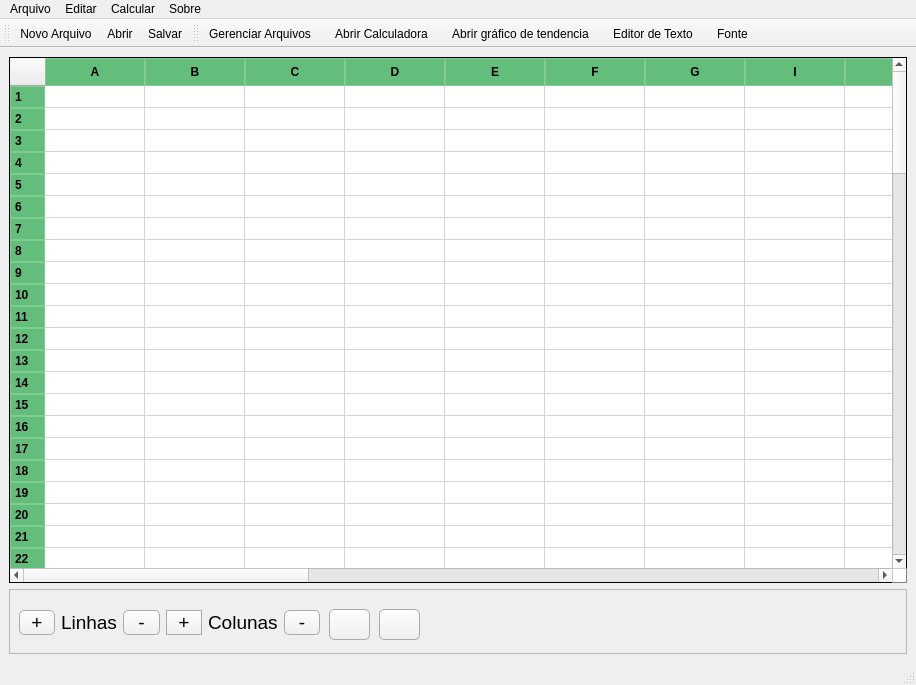
<?xml version="1.0" encoding="UTF-8"?>
<ui version="4.0">
 <class>MainWindow</class>
 <widget class="QMainWindow" name="MainWindow">
  <property name="geometry">
   <rect>
    <x>0</x>
    <y>0</y>
    <width>916</width>
    <height>685</height>
   </rect>
  </property>
  <property name="sizePolicy">
   <sizepolicy hsizetype="Expanding" vsizetype="Expanding">
    <horstretch>0</horstretch>
    <verstretch>0</verstretch>
   </sizepolicy>
  </property>
  <property name="minimumSize">
   <size>
    <width>500</width>
    <height>500</height>
   </size>
  </property>
  <property name="windowTitle">
   <string>MainWindow</string>
  </property>
  <property name="windowIcon">
   <iconset>
    <normaloff>../icon.ico</normaloff>../icon.ico</iconset>
  </property>
  <property name="animated">
   <bool>true</bool>
  </property>
  <widget class="QWidget" name="centralwidget">
   <layout class="QVBoxLayout" name="verticalLayout">
    <item>
     <layout class="QHBoxLayout" name="horizontalLayout_2">
      <item>
       <layout class="QVBoxLayout" name="verticalLayout_3">
        <item>
         <widget class="QTableWidget" name="mainSheetTable">
          <property name="sizePolicy">
           <sizepolicy hsizetype="Expanding" vsizetype="Expanding">
            <horstretch>0</horstretch>
            <verstretch>0</verstretch>
           </sizepolicy>
          </property>
          <property name="autoFillBackground">
           <bool>false</bool>
          </property>
          <property name="styleSheet">
           <string notr="true">/* Table background and borders */
QTableWidget {
    background-color: #ffffff; /* Cor de fundo branca */
    border: 1px solid #000000; /* Borda preta */
    border-radius: 0px; /* Sem arredondamento de cantos */
    gridline-color: #d4d4d4; /* Cor das linhas da grade */
}

/* Styling for table items */
QTableWidget::item {
    border: none; /* Sem borda */
    color: #000000; /* Cor do texto preto */
    font-size: 10pt; /* Tamanho da fonte */
}

/* Hover effect on table items */
QTableWidget::item:hover {
    background-color: #d9e4f7; /* Cor de fundo azul claro ao passar o mouse */
}

/* Styling for header sections */
QHeaderView::section {
    background-color: #63BE7B ; /* Cor de fundo cinza claro */
    color: #000000; /* Cor do texto preto */
    font-weight: bold; /* Texto em negrito */
    border: 1px solid #82CB95 ; /* Borda cinza */
    padding: 4px; /* Preenchimento interno */
}

/* Selected items */
QTableWidget::item:selected {
    border: 1px solid #aeaeae; /* Cor de fundo azul escuro para itens selecionados */
	background-color: #e3e3e3;
}
</string>
          </property>
          <property name="frameShape">
           <enum>QFrame::StyledPanel</enum>
          </property>
          <property name="frameShadow">
           <enum>QFrame::Sunken</enum>
          </property>
          <property name="sizeAdjustPolicy">
           <enum>QAbstractScrollArea::AdjustIgnored</enum>
          </property>
          <property name="dragDropMode">
           <enum>QAbstractItemView::DragDrop</enum>
          </property>
          <property name="selectionMode">
           <enum>QAbstractItemView::ExtendedSelection</enum>
          </property>
          <property name="rowCount">
           <number>100</number>
          </property>
          <property name="columnCount">
           <number>24</number>
          </property>
          <attribute name="horizontalHeaderDefaultSectionSize">
           <number>100</number>
          </attribute>
          <attribute name="horizontalHeaderShowSortIndicator" stdset="0">
           <bool>false</bool>
          </attribute>
          <attribute name="verticalHeaderDefaultSectionSize">
           <number>22</number>
          </attribute>
          <attribute name="verticalHeaderMinimumSectionSize">
           <number>22</number>
          </attribute>
          <attribute name="verticalHeaderShowSortIndicator" stdset="0">
           <bool>false</bool>
          </attribute>
          <row/>
          <row/>
          <row/>
          <row/>
          <row/>
          <row/>
          <row/>
          <row/>
          <row/>
          <row/>
          <row/>
          <row/>
          <row/>
          <row/>
          <row/>
          <row/>
          <row/>
          <row/>
          <row/>
          <row/>
          <row/>
          <row/>
          <row/>
          <row/>
          <row/>
          <row/>
          <row/>
          <row/>
          <row/>
          <row/>
          <row/>
          <row/>
          <row/>
          <row/>
          <row/>
          <row/>
          <row/>
          <row/>
          <row/>
          <row/>
          <row/>
          <row/>
          <row/>
          <row/>
          <row/>
          <row/>
          <row/>
          <row/>
          <row/>
          <row/>
          <row/>
          <row/>
          <row/>
          <row/>
          <row/>
          <row/>
          <row/>
          <row/>
          <row/>
          <row/>
          <row/>
          <row/>
          <row/>
          <row/>
          <row/>
          <row/>
          <row/>
          <row/>
          <row/>
          <row/>
          <row/>
          <row/>
          <row/>
          <row/>
          <row/>
          <row/>
          <row/>
          <row/>
          <row/>
          <row/>
          <row/>
          <row/>
          <row/>
          <row/>
          <row/>
          <row/>
          <row/>
          <row/>
          <row/>
          <row/>
          <row/>
          <row/>
          <row/>
          <row/>
          <row/>
          <row/>
          <row/>
          <row/>
          <row/>
          <row/>
          <column>
           <property name="text">
            <string>A</string>
           </property>
          </column>
          <column>
           <property name="text">
            <string>B</string>
           </property>
          </column>
          <column>
           <property name="text">
            <string>C</string>
           </property>
          </column>
          <column>
           <property name="text">
            <string>D</string>
           </property>
          </column>
          <column>
           <property name="text">
            <string>E</string>
           </property>
          </column>
          <column>
           <property name="text">
            <string>F</string>
           </property>
          </column>
          <column>
           <property name="text">
            <string>G</string>
           </property>
          </column>
          <column>
           <property name="text">
            <string>I</string>
           </property>
          </column>
          <column>
           <property name="text">
            <string>J</string>
           </property>
          </column>
          <column>
           <property name="text">
            <string>K</string>
           </property>
          </column>
          <column>
           <property name="text">
            <string>L</string>
           </property>
          </column>
          <column>
           <property name="text">
            <string>M</string>
           </property>
          </column>
          <column>
           <property name="text">
            <string>N</string>
           </property>
          </column>
          <column>
           <property name="text">
            <string>O</string>
           </property>
          </column>
          <column>
           <property name="text">
            <string>P</string>
           </property>
          </column>
          <column>
           <property name="text">
            <string>Q</string>
           </property>
          </column>
          <column>
           <property name="text">
            <string>R</string>
           </property>
          </column>
          <column>
           <property name="text">
            <string>S</string>
           </property>
          </column>
          <column>
           <property name="text">
            <string>T</string>
           </property>
          </column>
          <column>
           <property name="text">
            <string>U</string>
           </property>
          </column>
          <column>
           <property name="text">
            <string>V</string>
           </property>
          </column>
          <column>
           <property name="text">
            <string>W</string>
           </property>
          </column>
          <column>
           <property name="text">
            <string>X</string>
           </property>
          </column>
          <column>
           <property name="text">
            <string>Z</string>
           </property>
          </column>
         </widget>
        </item>
       </layout>
      </item>
     </layout>
    </item>
    <item>
     <widget class="QFrame" name="configSheetTable">
      <property name="minimumSize">
       <size>
        <width>0</width>
        <height>65</height>
       </size>
      </property>
      <property name="maximumSize">
       <size>
        <width>16777215</width>
        <height>100</height>
       </size>
      </property>
      <property name="frameShape">
       <enum>QFrame::StyledPanel</enum>
      </property>
      <property name="frameShadow">
       <enum>QFrame::Raised</enum>
      </property>
      <widget class="QPushButton" name="changeTextColorBtn">
       <property name="geometry">
        <rect>
         <x>320</x>
         <y>20</y>
         <width>41</width>
         <height>31</height>
        </rect>
       </property>
       <property name="styleSheet">
        <string notr="true">QPushButton {
    border-radius: 5px;
    border: 1px solid rgb(171, 171, 171);
    background: qlineargradient(spread:pad, x1:0, y1:0, x2:0, y2:1, stop:0 rgba(253, 253, 253, 255), stop:1 rgba(239, 239, 239, 255));
    transition: background-color 0.3s ease; /* Add transition effect */
}

QPushButton:hover {
    background: qlineargradient(spread:pad, x1:0, y1:0, x2:0, y2:1, stop:0 rgba(239, 239, 239, 255), stop:1 rgba(253, 253, 253, 255));
    border: 1px solid rgb(171, 171, 171); /* Optional: Add border color on hover */
}
</string>
       </property>
       <property name="text">
        <string/>
       </property>
       <property name="icon">
        <iconset>
         <normaloff>../img/icons/font_color.png</normaloff>../img/icons/font_color.png</iconset>
       </property>
      </widget>
      <widget class="QPushButton" name="changeCellColorBtn">
       <property name="geometry">
        <rect>
         <x>370</x>
         <y>20</y>
         <width>41</width>
         <height>31</height>
        </rect>
       </property>
       <property name="styleSheet">
        <string notr="true">QPushButton {
    border-radius: 5px;
    border: 1px solid rgb(171, 171, 171);
    background: qlineargradient(spread:pad, x1:0, y1:0, x2:0, y2:1, stop:0 rgba(253, 253, 253, 255), stop:1 rgba(239, 239, 239, 255));
}

QPushButton:hover {
    background: qlineargradient(spread:pad, x1:0, y1:0, x2:0, y2:1, stop:0 rgba(239, 239, 239, 255), stop:1 rgba(253, 253, 253, 255));
    border: 1px solid rgb(171, 171, 171); /* Optional: Add border color on hover */
}</string>
       </property>
       <property name="text">
        <string/>
       </property>
       <property name="icon">
        <iconset>
         <normaloff>../img/icons/fill_color.png</normaloff>../img/icons/fill_color.png</iconset>
       </property>
       <property name="iconSize">
        <size>
         <width>24</width>
         <height>24</height>
        </size>
       </property>
      </widget>
      <widget class="QWidget" name="layoutWidget_2">
       <property name="geometry">
        <rect>
         <x>10</x>
         <y>20</y>
         <width>301</width>
         <height>27</height>
        </rect>
       </property>
       <layout class="QHBoxLayout" name="horizontalLayout_3">
        <item>
         <widget class="QPushButton" name="addRowBtn">
          <property name="font">
           <font>
            <pointsize>14</pointsize>
           </font>
          </property>
          <property name="statusTip">
           <string>Adicionar linha à planilha</string>
          </property>
          <property name="styleSheet">
           <string notr="true">QPushButton {
    border-radius: 5px;
    border: 1px solid rgb(171, 171, 171);
    background: qlineargradient(spread:pad, x1:0, y1:0, x2:0, y2:1, stop:0 rgba(253, 253, 253, 255), stop:1 rgba(239, 239, 239, 255));
}

QPushButton:hover {
    background: qlineargradient(spread:pad, x1:0, y1:0, x2:0, y2:1, stop:0 rgba(239, 239, 239, 255), stop:1 rgba(253, 253, 253, 255));
    border: 1px solid rgb(171, 171, 171); /* Optional: Add border color on hover */
}</string>
          </property>
          <property name="text">
           <string>+</string>
          </property>
         </widget>
        </item>
        <item>
         <widget class="QLabel" name="row_label_2">
          <property name="font">
           <font>
            <family>Segoe UI</family>
            <pointsize>14</pointsize>
           </font>
          </property>
          <property name="text">
           <string>Linhas</string>
          </property>
         </widget>
        </item>
        <item>
         <widget class="QPushButton" name="rmRowBtn">
          <property name="font">
           <font>
            <pointsize>14</pointsize>
           </font>
          </property>
          <property name="statusTip">
           <string>Remover linha da planilha</string>
          </property>
          <property name="styleSheet">
           <string notr="true">QPushButton {
    border-radius: 5px;
    border: 1px solid rgb(171, 171, 171);
    background: qlineargradient(spread:pad, x1:0, y1:0, x2:0, y2:1, stop:0 rgba(253, 253, 253, 255), stop:1 rgba(239, 239, 239, 255));
}

QPushButton:hover {
    background: qlineargradient(spread:pad, x1:0, y1:0, x2:0, y2:1, stop:0 rgba(239, 239, 239, 255), stop:1 rgba(253, 253, 253, 255));
    border: 1px solid rgb(171, 171, 171); /* Optional: Add border color on hover */
}</string>
          </property>
          <property name="text">
           <string>-</string>
          </property>
         </widget>
        </item>
        <item>
         <widget class="QPushButton" name="addColBtn">
          <property name="font">
           <font>
            <pointsize>14</pointsize>
           </font>
          </property>
          <property name="statusTip">
           <string>Adicionar coluna à planilha</string>
          </property>
          <property name="styleSheet">
           <string notr="true">QPushButton {
    border-radius:15px;
    border: 1px solid rgb(171, 171, 171);
    background: qlineargradient(spread:pad, x1:0, y1:0, x2:0, y2:1, stop:0 rgba(253, 253, 253, 255), stop:1 rgba(239, 239, 239, 255));
}

QPushButton:hover {
    background: qlineargradient(spread:pad, x1:0, y1:0, x2:0, y2:1, stop:0 rgba(239, 239, 239, 255), stop:1 rgba(253, 253, 253, 255));
    border: 1px solid rgb(171, 171, 171); /* Optional: Add border color on hover */
}</string>
          </property>
          <property name="text">
           <string>+</string>
          </property>
         </widget>
        </item>
        <item>
         <widget class="QLabel" name="col_label_2">
          <property name="font">
           <font>
            <family>Segoe UI</family>
            <pointsize>14</pointsize>
           </font>
          </property>
          <property name="text">
           <string>Colunas</string>
          </property>
         </widget>
        </item>
        <item>
         <widget class="QPushButton" name="rmColBtn">
          <property name="font">
           <font>
            <pointsize>14</pointsize>
           </font>
          </property>
          <property name="statusTip">
           <string>Remover coluna da planilha</string>
          </property>
          <property name="styleSheet">
           <string notr="true">QPushButton {
    border-radius: 5px;
    border: 1px solid rgb(171, 171, 171);
    background: qlineargradient(spread:pad, x1:0, y1:0, x2:0, y2:1, stop:0 rgba(253, 253, 253, 255), stop:1 rgba(239, 239, 239, 255));
}

QPushButton:hover {
    background: qlineargradient(spread:pad, x1:0, y1:0, x2:0, y2:1, stop:0 rgba(239, 239, 239, 255), stop:1 rgba(253, 253, 253, 255));
    border: 1px solid rgb(171, 171, 171); /* Optional: Add border color on hover */
}</string>
          </property>
          <property name="text">
           <string>-</string>
          </property>
         </widget>
        </item>
       </layout>
      </widget>
     </widget>
    </item>
   </layout>
  </widget>
  <widget class="QMenuBar" name="menubar">
   <property name="geometry">
    <rect>
     <x>0</x>
     <y>0</y>
     <width>916</width>
     <height>21</height>
    </rect>
   </property>
   <widget class="QMenu" name="menuFile">
    <property name="title">
     <string>Arquivo</string>
    </property>
    <addaction name="actionNew"/>
    <addaction name="actionAbrir"/>
    <addaction name="actionSalvar"/>
    <addaction name="separator"/>
    <addaction name="actionSair"/>
   </widget>
   <widget class="QMenu" name="menuEditar">
    <property name="title">
     <string>Editar</string>
    </property>
    <addaction name="actionGerenciar_Arquivos"/>
    <addaction name="actionEditor_de_Texto"/>
   </widget>
   <widget class="QMenu" name="menuCalcular">
    <property name="title">
     <string>Calcular</string>
    </property>
    <addaction name="actionCalculadora"/>
    <addaction name="actionTendencyPlot"/>
    <addaction name="actionClassificacao_de_Fluidos"/>
    <addaction name="actionTOMI_index"/>
   </widget>
   <widget class="QMenu" name="menuSobre">
    <property name="title">
     <string>Sobre</string>
    </property>
    <addaction name="actionAjuda"/>
    <addaction name="actionSobre"/>
   </widget>
   <addaction name="menuFile"/>
   <addaction name="menuEditar"/>
   <addaction name="menuCalcular"/>
   <addaction name="menuSobre"/>
  </widget>
  <widget class="QStatusBar" name="statusbar"/>
  <widget class="QToolBar" name="toolBar">
   <property name="windowTitle">
    <string>toolBar</string>
   </property>
   <attribute name="toolBarArea">
    <enum>TopToolBarArea</enum>
   </attribute>
   <attribute name="toolBarBreak">
    <bool>false</bool>
   </attribute>
   <addaction name="newFileToolbar"/>
   <addaction name="actionAbrirToolbar"/>
   <addaction name="actionSaveToolbar"/>
  </widget>
  <widget class="QToolBar" name="toolBar_2">
   <property name="windowTitle">
    <string>toolBar_2</string>
   </property>
   <property name="styleSheet">
    <string notr="true">QToolBar {
    icon-size: 32px; /* Set the icon size */
    spacing: 10px; /* Set the spacing between items */
}</string>
   </property>
   <attribute name="toolBarArea">
    <enum>TopToolBarArea</enum>
   </attribute>
   <attribute name="toolBarBreak">
    <bool>false</bool>
   </attribute>
   <addaction name="actionManageFilesToolbar"/>
   <addaction name="actionOpenCalculatorToolbar"/>
   <addaction name="actionTendencyPlotToolbar"/>
   <addaction name="actionCodeEditorToolbar"/>
   <addaction name="actionChangeFontToolbar"/>
  </widget>
  <action name="actionNew">
   <property name="text">
    <string>Novo</string>
   </property>
  </action>
  <action name="actionAbrir">
   <property name="text">
    <string>Abrir</string>
   </property>
  </action>
  <action name="actionSalvar">
   <property name="text">
    <string>Salvar</string>
   </property>
  </action>
  <action name="actionSair">
   <property name="text">
    <string>Sair</string>
   </property>
  </action>
  <action name="actionGerenciar_Arquivos">
   <property name="text">
    <string>Gerenciar Arquivos</string>
   </property>
  </action>
  <action name="actionEditor_de_Texto">
   <property name="text">
    <string>Editor de Texto</string>
   </property>
  </action>
  <action name="actionCalculadora">
   <property name="text">
    <string>Gráfico Simples</string>
   </property>
  </action>
  <action name="actionTOMI_index">
   <property name="text">
    <string>TOMI Index</string>
   </property>
  </action>
  <action name="actionAjuda">
   <property name="text">
    <string>Ajuda</string>
   </property>
  </action>
  <action name="actionSobre">
   <property name="text">
    <string>Sobre</string>
   </property>
  </action>
  <action name="newFileToolbar">
   <property name="icon">
    <iconset>
     <normaloff>../img/icons/new_file.png</normaloff>../img/icons/new_file.png</iconset>
   </property>
   <property name="text">
    <string>Novo Arquivo</string>
   </property>
   <property name="toolTip">
    <string>Novo Arquivo</string>
   </property>
   <property name="statusTip">
    <string>Abrir um novo arquivo .csv</string>
   </property>
  </action>
  <action name="actionAbrirToolbar">
   <property name="icon">
    <iconset>
     <normaloff>../img/icons/folder.png</normaloff>../img/icons/folder.png</iconset>
   </property>
   <property name="text">
    <string>Abrir</string>
   </property>
   <property name="toolTip">
    <string>Abrir arquivo</string>
   </property>
   <property name="statusTip">
    <string>Abrir um arquivo .csv já existente</string>
   </property>
  </action>
  <action name="actionSaveToolbar">
   <property name="icon">
    <iconset>
     <normaloff>../img/icons/save.png</normaloff>../img/icons/save.png</iconset>
   </property>
   <property name="text">
    <string>Salvar</string>
   </property>
   <property name="toolTip">
    <string>Salvar arquivo</string>
   </property>
   <property name="statusTip">
    <string>Salvar o arquivo</string>
   </property>
  </action>
  <action name="actionManageFilesToolbar">
   <property name="icon">
    <iconset>
     <normaloff>../img/icons/inventory.png</normaloff>../img/icons/inventory.png</iconset>
   </property>
   <property name="text">
    <string>Gerenciar Arquivos</string>
   </property>
   <property name="toolTip">
    <string>Gerencie os arquivos carregados</string>
   </property>
   <property name="statusTip">
    <string>Gerencie os arquivos que foram carregados</string>
   </property>
  </action>
  <action name="actionOpenCalculatorToolbar">
   <property name="icon">
    <iconset>
     <normaloff>../img/icons/scatter.png</normaloff>../img/icons/scatter.png</iconset>
   </property>
   <property name="text">
    <string>Abrir Calculadora</string>
   </property>
   <property name="toolTip">
    <string>Abra a seção de calculadoras</string>
   </property>
   <property name="statusTip">
    <string>Abra a seção de cálculos, para calcular gradiente de pressão e classificar poços</string>
   </property>
  </action>
  <action name="actionCodeEditorToolbar">
   <property name="icon">
    <iconset>
     <normaloff>../img/icons/code.png</normaloff>../img/icons/code.png</iconset>
   </property>
   <property name="text">
    <string>Editor de Texto</string>
   </property>
   <property name="toolTip">
    <string>Abra o editor de texto</string>
   </property>
   <property name="statusTip">
    <string>Um editor de texto simples</string>
   </property>
  </action>
  <action name="actionChangeFontToolbar">
   <property name="icon">
    <iconset>
     <normaloff>../img/icons/font.png</normaloff>../img/icons/font.png</iconset>
   </property>
   <property name="text">
    <string>Fonte</string>
   </property>
   <property name="toolTip">
    <string>Altere a fonte utilizada</string>
   </property>
   <property name="statusTip">
    <string>Altere a fonte utilizada</string>
   </property>
  </action>
  <action name="actionTendencyPlotToolbar">
   <property name="icon">
    <iconset>
     <normaloff>../img/icons/regression.png</normaloff>../img/icons/regression.png</iconset>
   </property>
   <property name="text">
    <string>Abrir gráfico de tendencia</string>
   </property>
  </action>
  <action name="actionTendencyPlot">
   <property name="text">
    <string>Contato de Fluidos</string>
   </property>
  </action>
  <action name="actionClassificacao_de_Fluidos">
   <property name="text">
    <string>Classificação de Fluidos</string>
   </property>
  </action>
 </widget>
 <tabstops>
  <tabstop>mainSheetTable</tabstop>
  <tabstop>addRowBtn</tabstop>
  <tabstop>rmRowBtn</tabstop>
  <tabstop>addColBtn</tabstop>
  <tabstop>rmColBtn</tabstop>
  <tabstop>changeTextColorBtn</tabstop>
  <tabstop>changeCellColorBtn</tabstop>
 </tabstops>
 <resources>
  <include location="../img/icons/icons.qrc"/>
 </resources>
 <connections/>
</ui>
